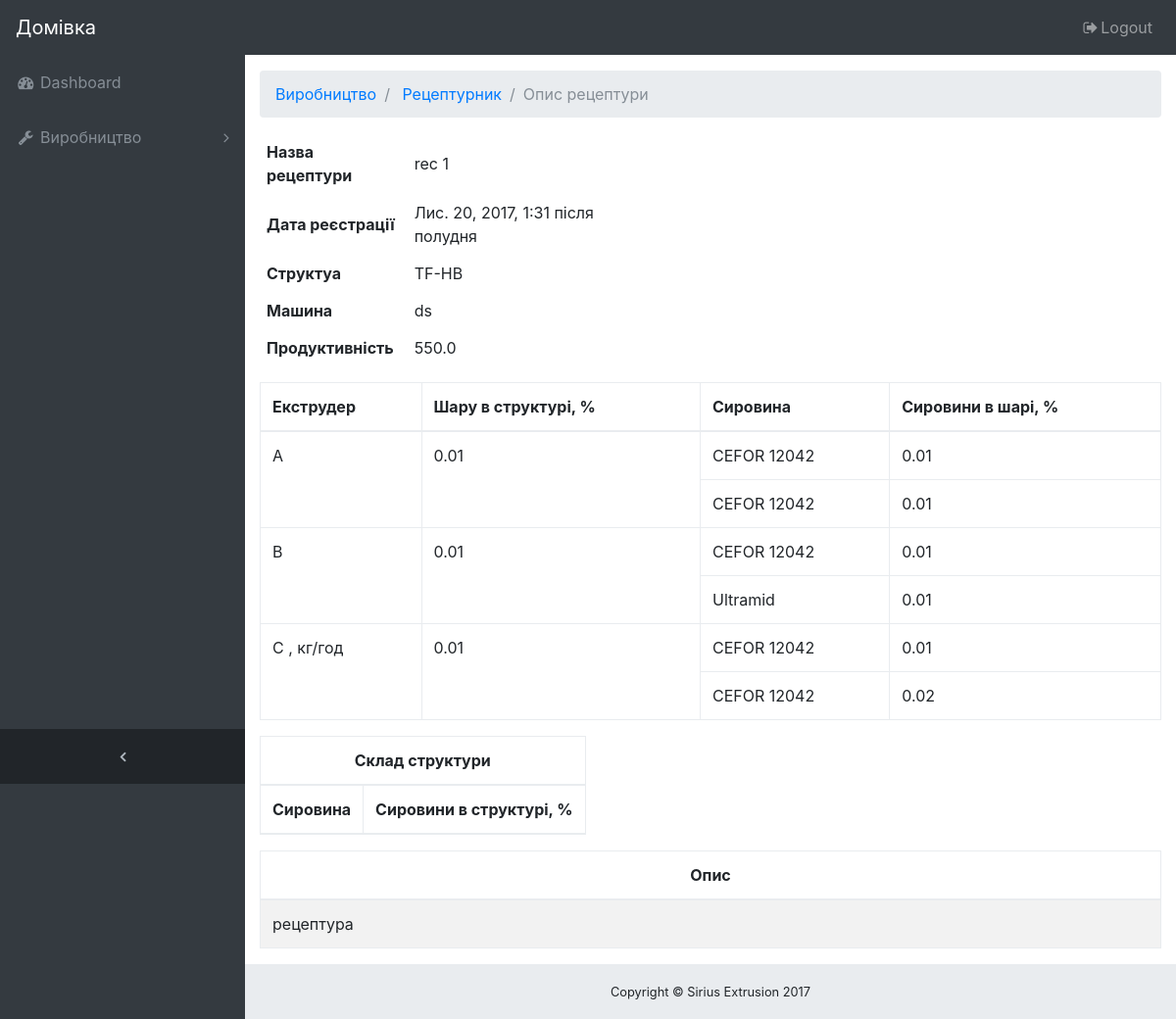
Screenshot of /manuf/2/formula_detail/ with the database file from the repository.
### manufacturing/models.py (models this page shows, shortened)
class Formula(models.Model):
    register_date = models.DateTimeField(auto_now=True)
    formula_name = models.CharField(max_length=200, unique=True)
    machine = models.ForeignKey(Machine, on_delete=models.PROTECT)
    structure = models.ForeignKey(Structure, on_delete=models.PROTECT)
    productivity = models.FloatField()
    description = models.TextField()
    class Meta:
        verbose_name = "Рецептура"
        verbose_name_plural = "Рецептури"

class Structure(models.Model):
    register_date = models.DateTimeField(auto_now=True)
    structure_name = models.CharField(
        verbose_name='Структура',
        max_length=200,
        unique=True
    )
    class Meta:
        verbose_name = "Структура"
        verbose_name_plural = "Структури"
    def __str__(self):
        return self.structure_name

class Machine(models.Model):
    register_date = models.DateTimeField(auto_now=True)
    machine_name = models.CharField(max_length=200, unique=True)
    division = models.ForeignKey(Division, on_delete=models.CASCADE)
    extrusion_type = models.ForeignKey(ExtrusionType, on_delete=models.CASCADE)
    incapsulation = models.BooleanField()
    recycling = models.BooleanField()
    description = models.TextField()
    set_in = models.CharField(
        max_length=50, choices=(
            ('mass', 'mass percentage'),
            ('thickness', 'thickness'),
        )
    )
    settable_accuracy = models.FloatField(
        choices=(
            (1, '1'),
            (0.1, '0.1'),
            (0.01, '0.01'),
            (0.001, '0.001'),
        )
    )
    class Meta:
        verbose_name = "Машина"
        verbose_name_plural = "Машини"
    def __str__(self):
        return self.machine_name

class Layer(models.Model):
    formula = models.ForeignKey(Formula, on_delete=models.CASCADE)
    extruder = models.ForeignKey(Extruder, on_delete=models.PROTECT)
    percentage = models.FloatField()
    class Meta:
        verbose_name = "Шар"
        verbose_name_plural = "Шари"

class Extruder(models.Model):
    machine = models.ForeignKey(Machine, on_delete=models.CASCADE)
    extruder_position = models.IntegerField(verbose_name='Extruder position')
    extruder_name = models.CharField(max_length=50, verbose_name='Extruder name')
    batchers_qty = models.IntegerField(verbose_name = 'Quantity of batchers')
    incapsulation = models.BooleanField()
    recycled = models.FloatField()
    inlet_of_recycled = models.FloatField()
    class Meta:
        verbose_name = "Екструдер"
        verbose_name_plural = "Екструдери"
    def __str__(self):
        return self.extruder_name

class BatcherContent(models.Model):
    layer = models.ForeignKey(Layer, on_delete=models.CASCADE)
    resin = models.ForeignKey(Resin, on_delete=models.PROTECT, null=True)
    batcher_position = models.IntegerField()
    percentage = models.FloatField(null=True)
    class Meta:
        verbose_name = "Вміст дозатору"
        verbose_name_plural = "Вмісти дозаторів"

class Resin(models.Model):
    manufacturer = models.CharField(max_length=200)
    resin_name = models.CharField(max_length=200, unique=True)
    material_type = models.ForeignKey(MaterialType, on_delete=models.CASCADE)
    density = models.FloatField()
    class Meta:
        verbose_name = "Полімер"
        verbose_name_plural = "Полімери"
    def __str__(self):
        return self.resin_name

### manufacturing/views.py (the view)
# urls.py: url(r'^(?P<formula_id>[0-9]+)/formula_detail/$', views.formula_detail, name='formula_detail'),
def formula_detail(request, formula_id):
    formula = Formula.objects.get(pk=formula_id)
    layer_set = tuple((layer, layer.extruder.batchers_qty + 1) for layer in formula.layer_set.all())
    context = {'formula':formula, 'layer_set':layer_set}
    return render(request, 'manufacturing/formula_detail.html', context)

### manufacturing/templates/manufacturing/formula_detail.html (shortened to what this page needs)
{% extends 'manufacturing/base.html' %}
{% block formula_detail %}
<ol class="breadcrumb">
    <li class="breadcrumb-item">
        <a href="#">Виробництво</a>
    </li>
    <li class="breadcrumb-item">
        <a href="{% url 'manufacturing:formula_list' %}">Рецептурник</a>
    </li>
    <li class="breadcrumb-item active">Опис рецептури</li>
</ol>
<table cellpadding=7 style="width:40%;">
    <tr>
        <th>Назва рецептури</th>
        <td>{{ formula.formula_name }}</td>
    </tr>
    <tr>
        <th>Дата реєстрації</th>
        <td>{{ formula.register_date }}</td>
    </tr>
    <tr>
        <th>Структуа</th>
        <td>{{ formula.structure }}</td>
    </tr>
    <tr>
        <th>Машина</th>
        <td>{{ formula.machine }}</td>
    </tr>
    <tr>
        <th>Продуктивність</th>
        <td>{{ formula.productivity }}</td>
    </tr>
</table>
<table class="table table-bordered">
    <thead>
        <tr>
            <th> Екструдер </th>
            <th> Шару в структурі, % </th>
            <th> Сировина </th>
            <th> Сировини в шарі, % </th>
        </tr>
    </thead>
    <tbody>
	    {% for layer in layer_set %}
        <tr>
            {% if layer.0.extruder.incapsulation is True %}
            <td rowspan= {{ layer.1 }} > {{ layer.0.extruder }} , кг/год </td>
            {% endif %}
            {% if layer.0.extruder.incapsulation is False %}
            <td rowspan= {{ layer.1 }} > {{ layer.0.extruder }}</td>
            {% endif %}
            <td rowspan= {{ layer.1 }} > {{ layer.0.percentage }} </td>
        </tr>
        {% for bc in layer.0.batchercontent_set.all %}
        <tr>
            {% if bc.resin != None and bc.percentage != None %}
            <td> {{ bc.resin }} </td>
            <td> {{ bc.percentage }} </td>
            {% else %}
            <td> - </td>
            <td> - </td>
            {% endif %}
        </tr>
        {% endfor %}
        {% endfor %}
    </tbody>
</table>
<table class="table table-striped table-responsive table-bordered">
    <thead>
        <tr>
            <th colspan=2 style="text-align: center;"> Склад структури </th>
        </tr>
        <tr>
            <th> Сировина </th>
            <th> Cировини в структурі, % </th>
        </tr>
    </thead>
</table>
<table class="table table-striped table-bordered">
    <thead>
        <tr>
            <th style="text-align: center;"> Опис </th>
        </tr>
    </thead>
    <tbody>
        <tr>
            <td> {{ formula.description }} </td>
        </tr>
    </tbody>
</table>
{% endblock %}

### manufacturing/static/manufacturing/css/sb-admin.css (style rules this page uses)
html { position: relative; min-height: 100%; }
body { overflow-x: hidden; }
body.sticky-footer { margin-bottom: 56px; }
body.fixed-nav { padding-top: 56px; }

### rows the page displays
Formula: formula_name "rec 1", register_date "Лис. 20, 2017, 1:31 після полудня", structure "TF-HB", machine "ds", productivity "550.0", description "рецептура"
Layer: extruder.extruder_name "A", percentage "0.01"
BatcherContent: resin "CEFOR 12042", percentage "0.01"
BatcherContent: resin "CEFOR 12042", percentage "0.01"
Layer: extruder.extruder_name "B", percentage "0.01"
BatcherContent: resin "CEFOR 12042", percentage "0.01"
BatcherContent: resin "Ultramid", percentage "0.01"
Layer: extruder.extruder_name "C", percentage "0.01"
BatcherContent: resin "CEFOR 12042", percentage "0.01"
BatcherContent: resin "CEFOR 12042", percentage "0.02"
